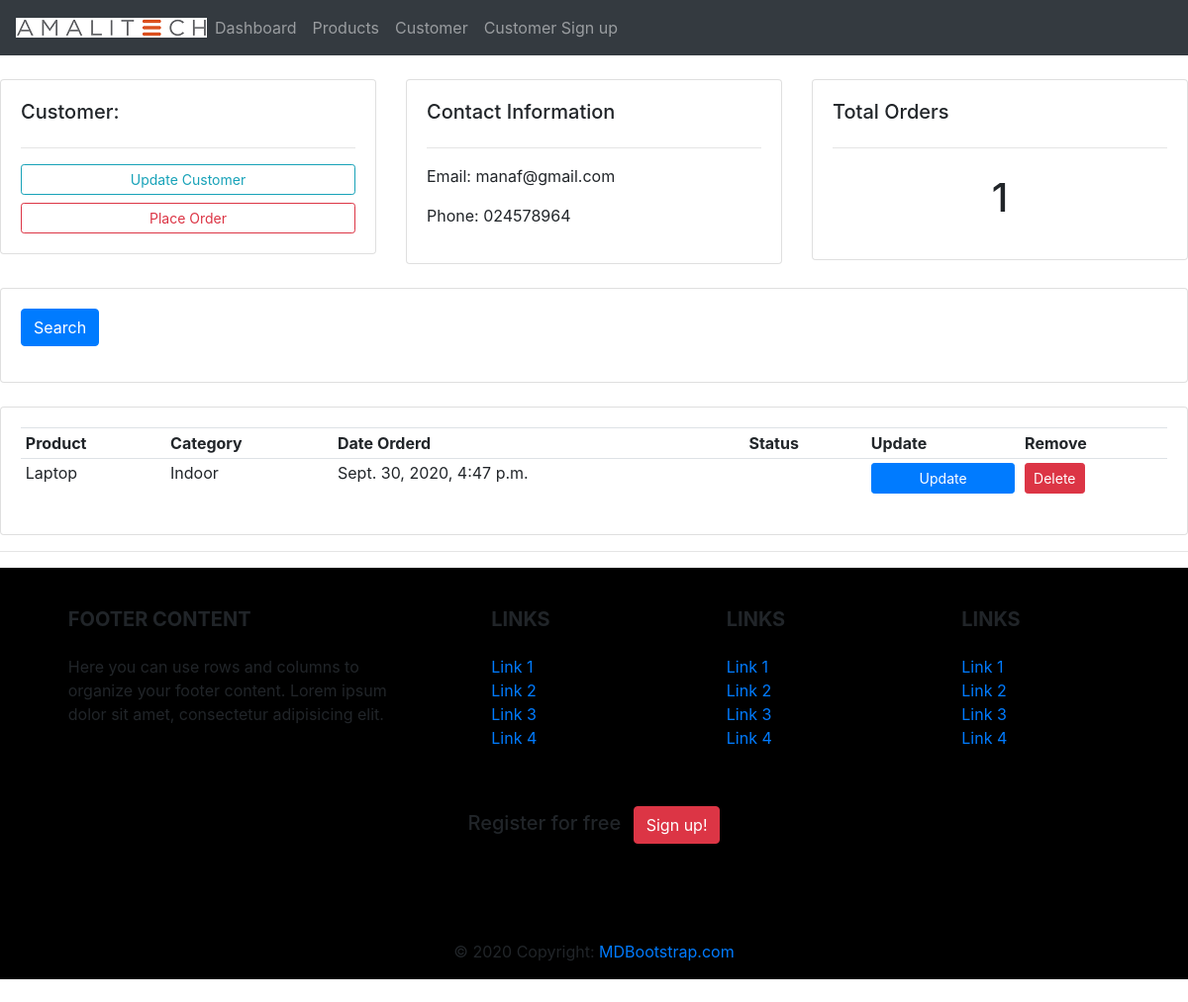
Before: /customer/4/ with the older database file.
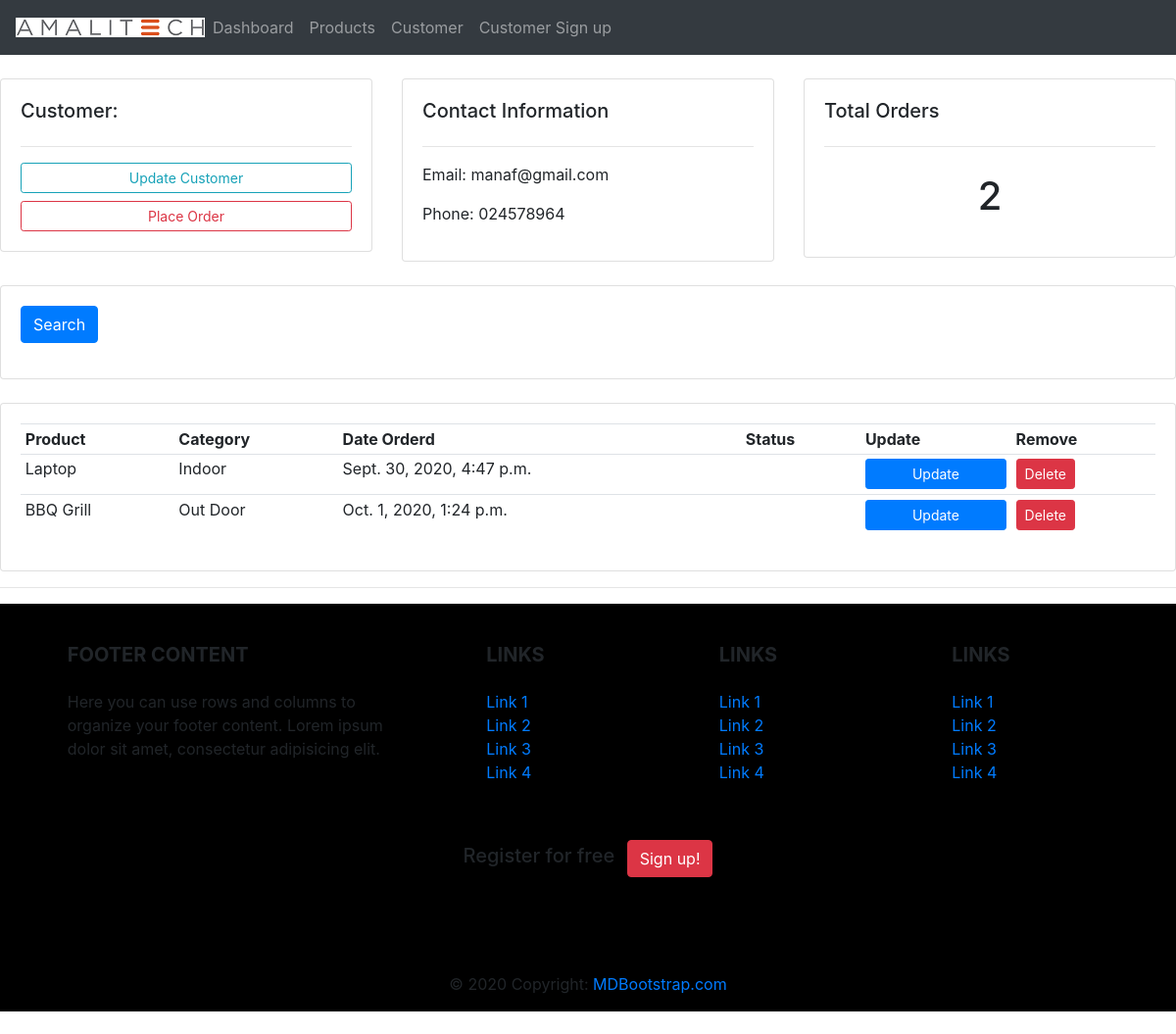
After: the same page with the newer database file.
### accounts/models.py (models this page shows, shortened)
class Order(models.Model):
    STATUS = (
        ('pending', 'Pending'),
        ('Out of delivery', 'Out of delivery'),
        ('Delivered', 'Delivered')
    )
    customer = models.ForeignKey(Customer, null = True, on_delete=models.SET_NULL)
    product = models.ForeignKey(Products, null = True, on_delete=models.SET_NULL)
    date_created = models.DateTimeField(auto_now_add=True)
    status = models.CharField(max_length=200, null=True, choices=STATUS )

class Products(models.Model):
    CATEGORY = (
        ('Indoor', 'Indoor'),
        ('Out Door', 'Out Door'),
    )
    name = models.CharField(max_length=200, null=True)
    price = models.FloatField(null=True)
    category = models.CharField(max_length=283, null=True, choices=CATEGORY)
    description = models.CharField(max_length=283, null=True, blank=True)
    date_created = models.DateTimeField(auto_now_add=True)
    tags = models.ManyToManyField(Tag)
    def __str__(self):
        return self.name

### accounts/views.py (the view)
# urls.py: path('customer/<str:pk_test>/', views.customer, name = 'customer'),
def customer(request, pk_test):
    customer = Customer.objects.get(id = pk_test)
    orders = customer.order_set.all()
    orders_count = orders.count()
    context = {
        'customer': customer,
        'orders': orders,
        'orders_count': orders_count
    }
    return render(request, 'customer.html', context)

### templates/customer.html
{% extends 'main.html'%}
{%block  content%}
<br>
<div class="row">
	<div class="col-md">
		<div class="card card-body">
			<h5>Customer:</h5>
			<hr>
			<a class="btn btn-outline-info  btn-sm btn-block" href="">Update Customer</a>
			<a class="btn btn-outline-danger  btn-sm btn-block" href="{% url 'create_order' customer.id%}">Place Order</a>
		</div>
	</div>
	<div class="col-md">
		<div class="card card-body">
			<h5>Contact Information</h5>
			<hr>
			<p>Email: {{customer.email}} </p>
			<p>Phone: {{customer.phone}}</p>
		</div>
	</div>
	<div class="col-md">
		<div class="card card-body">
			<h5>Total Orders</h5>
			<hr>
			<h1 style="text-align: center;padding: 10px">{{orders_count}}</h1>
		</div>
	</div>
</div>
<br>
<div class="row">
	<div class="col">
		<div class="card card-body">
			<form method="get">
		    <button class="btn btn-primary" type="submit">Search</button>
		  </form>
		</div>
	</div>
</div>
<br>
<div class="row">
	<div class="col-md">
		<div class="card card-body">
			<table class="table table-sm">
				<tr>
					<th>Product</th>
					<th>Category</th>
					<th>Date Orderd</th>
					<th>Status</th>
					<th>Update</th>
					<th>Remove</th>
				</tr>
				{%for order in orders%}
				<tr>
					<td>{{order.product}}</td>
					<td>{{order.product.category}}</td>
					<td>{{order.product.date_created}}</td>
					<td>{{order.product.status}}</td>
					<td> <a class="btn btn-primary btn-sm btn-block" href="{%url 'update_order' order.id %}">Update</a></td>
					<td> <a class="btn btn-primary btn-sm btn-danger" href="{%url 'delete_order' order.id %}">Delete</a></td>
				</tr>
				{%endfor%}
			</table>
		</div>
	</div>
</div>
{%endblock%}

Changed rows visible on the page:
added Order: product "BBQ Grill", product.category "Out Door", product.date_created "Oct. 1, 2020, 1:24 p.m."
Other visible differences:
{{ orders_count }}: "1" → "2"
